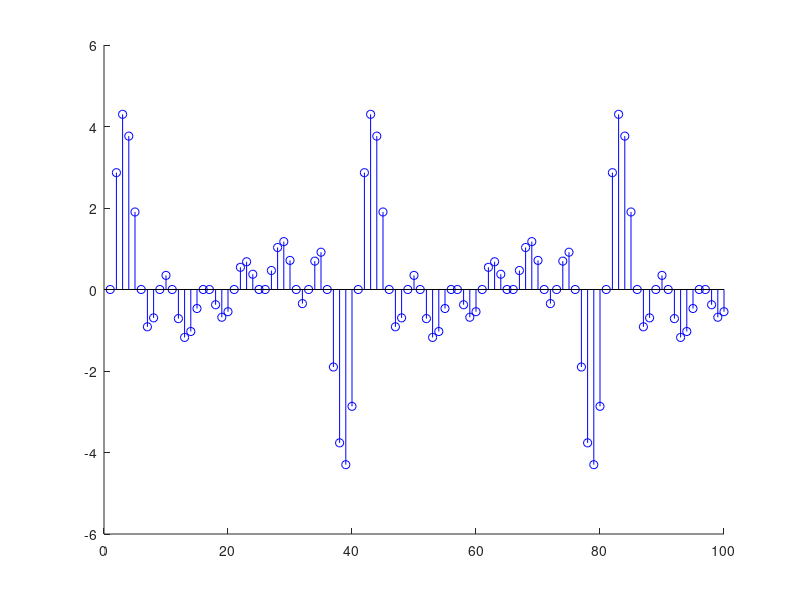
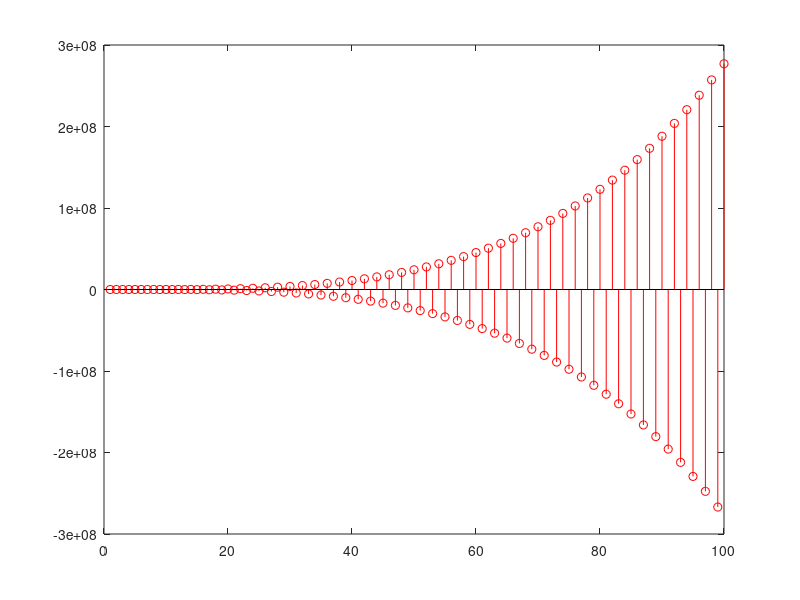
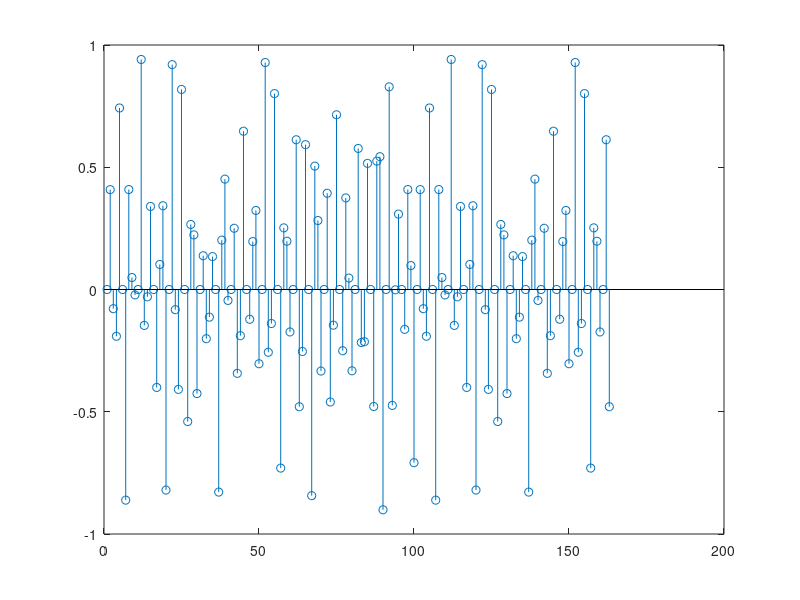

Write MATLAB code to recreate these figures, in order.
1;

clear all;

pb = load('pb100.txt');
pb = pb';

fm = 1000;

%filtro pasa bajos con frecuencia de corte fc=100
fc = 100;

dt = 1/fm;
t0 = 0;
tf = 0.1;

t = [t0:dt:tf-dt];
N = length(t);
M = length(pb);

fs = [50 75 100 125 150];

senos = sin(2*pi*fs'*t);

fr = 300; %frecuencia del ruido

%ruido para entrada
ruido = rand(1,N).*sin(2*pi*fr*t);


entrada = sum(senos);

%entrada = entrada.+ruido; %suma ruido en la entrada

salida = conv(entrada,pb); %salida filtrada

%ruido para salida
ruido = rand(1,N).*sin(2*pi*fr*t);
ruido = [ruido ruido(1,1:(M-1))];

salida = salida+ruido; %suma ruido en la salida

entrada_d = deconv(salida,pb);

hold on;
figure(1);
stem(entrada,'b');
figure(2);
stem(entrada_d,'r');
figure(3);
stem(ruido);
pause;
